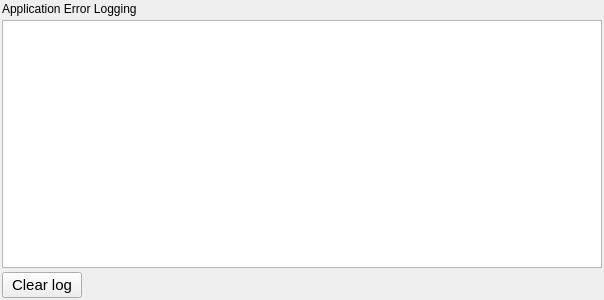
<?xml version="1.0" encoding="UTF-8"?>
<ui version="4.0">
 <class>ApplicationErrorLogging</class>
 <widget class="QWidget" name="ApplicationErrorLogging">
  <property name="geometry">
   <rect>
    <x>0</x>
    <y>0</y>
    <width>604</width>
    <height>300</height>
   </rect>
  </property>
  <property name="windowTitle">
   <string>Form</string>
  </property>
  <layout class="QVBoxLayout" name="verticalLayout">
   <property name="spacing">
    <number>4</number>
   </property>
   <property name="leftMargin">
    <number>2</number>
   </property>
   <property name="topMargin">
    <number>2</number>
   </property>
   <property name="rightMargin">
    <number>2</number>
   </property>
   <property name="bottomMargin">
    <number>2</number>
   </property>
   <item>
    <widget class="QLabel" name="label">
     <property name="text">
      <string>Application Error Logging</string>
     </property>
    </widget>
   </item>
   <item>
    <widget class="QTableView" name="tableViewApplicationLogging">
     <property name="editTriggers">
      <set>QAbstractItemView::NoEditTriggers</set>
     </property>
     <property name="selectionMode">
      <enum>QAbstractItemView::NoSelection</enum>
     </property>
     <property name="selectionBehavior">
      <enum>QAbstractItemView::SelectRows</enum>
     </property>
     <attribute name="horizontalHeaderStretchLastSection">
      <bool>true</bool>
     </attribute>
     <attribute name="verticalHeaderDefaultSectionSize">
      <number>15</number>
     </attribute>
     <attribute name="verticalHeaderMinimumSectionSize">
      <number>15</number>
     </attribute>
    </widget>
   </item>
   <item>
    <layout class="QHBoxLayout" name="horizontalLayout">
     <property name="spacing">
      <number>6</number>
     </property>
     <item>
      <widget class="QPushButton" name="pushButtonClearLog">
       <property name="font">
        <font>
         <pointsize>11</pointsize>
        </font>
       </property>
       <property name="text">
        <string>Clear log</string>
       </property>
      </widget>
     </item>
     <item>
      <spacer name="horizontalSpacer">
       <property name="orientation">
        <enum>Qt::Horizontal</enum>
       </property>
       <property name="sizeHint" stdset="0">
        <size>
         <width>40</width>
         <height>20</height>
        </size>
       </property>
      </spacer>
     </item>
    </layout>
   </item>
  </layout>
 </widget>
 <resources/>
 <connections/>
</ui>
